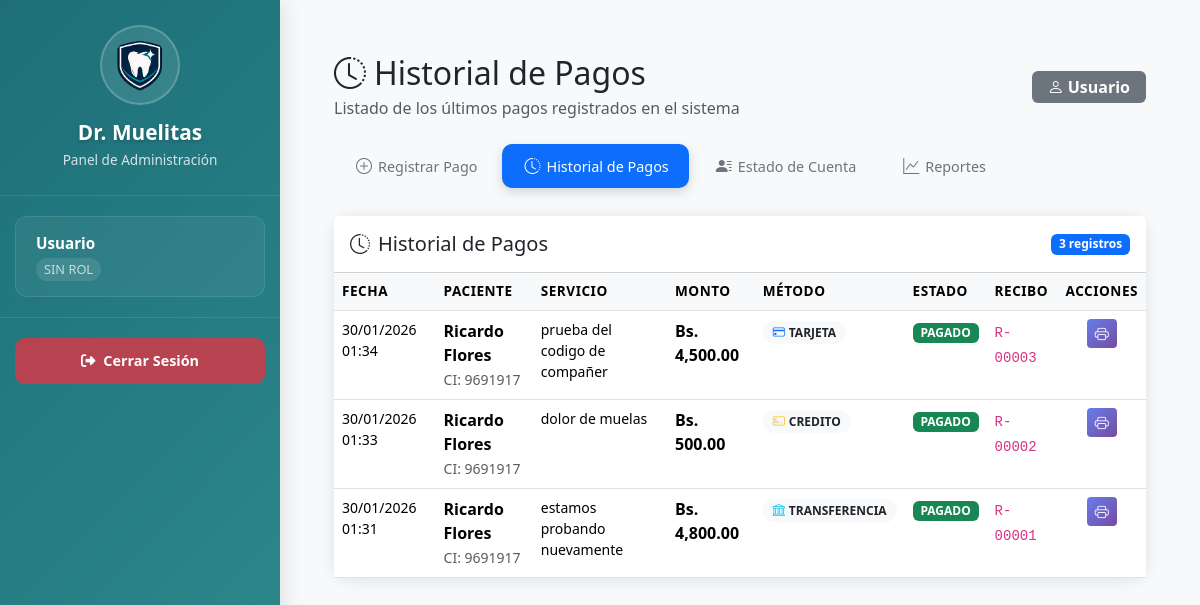
/parte_proyecto_actualizado/pagos/ultimos_pagos.php (signed in), run on the app's committed database.
### tables this page shows
CREATE TABLE `pagos` (
  `id_pago` int(11) NOT NULL,
  `id_atencion` int(11) NOT NULL,
  `fecha_pago` datetime NOT NULL DEFAULT current_timestamp(),
  `monto` decimal(10,2) NOT NULL,
  `metodo` enum('EFECTIVO','TARJETA','TRANSFERENCIA','CREDITO') NOT NULL,
  `estado` enum('PAGADO','PENDIENTE') NOT NULL DEFAULT 'PAGADO',
  `registrado_por` int(11) DEFAULT NULL
);

CREATE TABLE `pacientes` (
  `id_paciente` int(11) NOT NULL,
  `ci` varchar(30) NOT NULL,
  `nombres` varchar(80) NOT NULL,
  `apellido_paterno` varchar(80) NOT NULL,
  `apellido_materno` varchar(80) DEFAULT NULL,
  `fecha_nacimiento` date DEFAULT NULL,
  `sexo` varchar(15) DEFAULT NULL,
  `direccion` varchar(150) DEFAULT NULL,
  `telefono` varchar(30) DEFAULT NULL,
  `creado_en` datetime NOT NULL DEFAULT current_timestamp(),
  `departamento` varchar(10) NOT NULL
);

CREATE TABLE `citas` (
  `id_cita` int(11) NOT NULL,
  `id_paciente` int(11) NOT NULL,
  `id_odontologo` int(11) NOT NULL,
  `fecha_hora_inicio` datetime NOT NULL,
  `fecha_hora_fin` datetime DEFAULT NULL,
  `estado` enum('PROGRAMADA','CANCELADA','ATENDIDA','NO_ASISTIO') NOT NULL DEFAULT 'PROGRAMADA',
  `motivo` varchar(200) DEFAULT NULL,
  `creada_por` int(11) DEFAULT NULL,
  `creado_en` datetime NOT NULL DEFAULT current_timestamp()
);

CREATE TABLE `recibos` (
  `id_recibo` int(11) NOT NULL,
  `id_pago` int(11) NOT NULL,
  `numero_recibo` varchar(50) NOT NULL,
  `fecha_recibo` datetime NOT NULL DEFAULT current_timestamp(),
  `total` decimal(10,2) NOT NULL
);

### parte_proyecto_actualizado/pagos/ultimos_pagos.php (the view, shortened to what this page needs)
<?php
$dsn  = 'mysql:host=localhost;dbname=clinica_odontologica;charset=utf8mb4';
$user = 'root';
$pass = '';
try {
    $pdo = new PDO($dsn, $user, $pass, [
        PDO::ATTR_ERRMODE => PDO::ERRMODE_EXCEPTION,
        PDO::ATTR_DEFAULT_FETCH_MODE => PDO::FETCH_ASSOC,
    ]);
} catch (PDOException $e) {
    die('Error de conexión: ' . htmlspecialchars($e->getMessage()));
}
$sqlHistorial = "
    SELECT
        p.id_pago,
        DATE_FORMAT(p.fecha_pago, '%d/%m/%Y %H:%i') AS fecha,
        p.monto,
        p.metodo,
        p.estado,
        r.numero_recibo,
        CONCAT(pac.nombres,' ',pac.apellido_paterno) AS paciente,
        pac.ci,
        c.motivo AS servicio,
        a.diagnostico
    FROM pagos p
    JOIN recibos r ON r.id_pago = p.id_pago
    JOIN atenciones a ON a.id_atencion = p.id_atencion
    JOIN citas c ON c.id_cita = a.id_cita
    JOIN pacientes pac ON pac.id_paciente = c.id_paciente
    ORDER BY p.fecha_pago DESC
    LIMIT 30
";
$historial = $pdo->query($sqlHistorial)->fetchAll();
?>
<!DOCTYPE html>
<html lang="es">
<head>
    <link href="https://cdn.jsdelivr.net/npm/bootstrap@5.3.3/dist/css/bootstrap.min.css" rel="stylesheet">
    <link rel="stylesheet" href="https://cdn.jsdelivr.net/npm/bootstrap-icons@1.11.1/font/bootstrap-icons.css">
</head>
<body>
<?php $sidebar_base = '../'; $sidebar_carpeta = 'pagos'; require_once __DIR__ . '/../panel/sidebar.php'; ?>
<div class="dashboard-main">
<div class="container-fluid py-4 px-4">
    <div class="d-flex justify-content-between align-items-center mb-4">
        <div>
            <h2 class="mb-1"><i class="bi bi-clock-history me-2"></i>Historial de Pagos</h2>
            <p class="text-muted mb-0">Listado de los últimos pagos registrados en el sistema</p>
        </div>
        <div class="d-flex gap-2">
            <span class="badge bg-secondary fs-6 py-2 px-3">
                <i class="bi bi-person me-1"></i><?php echo $_SESSION['NombreUsuario'] ?? 'Usuario'; ?>
            </span>
        </div>
    </div>
    <ul class="nav nav-pagos mb-4">
        <li class="nav-item">
            <a class="nav-link" href="index.php"><i class="bi bi-plus-circle me-1"></i>Registrar Pago</a>
        </li>
        <li class="nav-item">
            <a class="nav-link active" href="ultimos_pagos.php"><i class="bi bi-clock-history me-1"></i>Historial de Pagos</a>
        </li>
        <li class="nav-item">
            <a class="nav-link" href="estado_cuenta.php"><i class="bi bi-person-lines-fill me-1"></i>Estado de Cuenta</a>
        </li>
        <li class="nav-item">
            <a class="nav-link" href="reportes.php"><i class="bi bi-graph-up me-1"></i>Reportes</a>
        </li>
    </ul>
    <div class="card card-form">
        <div class="card-header bg-white py-3 d-flex justify-content-between align-items-center">
            <h5 class="mb-0"><i class="bi bi-clock-history me-2"></i>Historial de Pagos</h5>
            <span class="badge bg-primary"><?php echo count($historial); ?> registros</span>
        </div>
        <div class="card-body p-0">
            <div class="table-responsive" style="max-height: 600px; overflow-y: auto;">
                <table class="table table-hover table-pagos mb-0">
                    <thead class="sticky-top">
                        <tr>
                            <th>Fecha</th>
                            <th>Paciente</th>
                            <th>Servicio</th>
                            <th>Monto</th>
                            <th>Método</th>
                            <th>Estado</th>
                            <th>Recibo</th>
                            <th class="text-center">Acciones</th>
                        </tr>
                    </thead>
                    <tbody>
                        <?php if (empty($historial)): ?>
                            <tr>
                                <td colspan="8" class="text-center py-5 text-muted">
                                    <i class="bi bi-inbox display-4 d-block mb-2"></i>
                                    No hay pagos registrados
                                </td>
                            </tr>
                        <?php else: ?>
                            <?php foreach ($historial as $p): ?>
                                <tr>
                                    <td class="small"><?php echo htmlspecialchars($p['fecha']); ?></td>
                                    <td>
                                        <strong><?php echo htmlspecialchars($p['paciente']); ?></strong>
                                        <br><small class="text-muted">CI: <?php echo htmlspecialchars($p['ci']); ?></small>
                                    </td>
                                    <td class="small"><?php echo htmlspecialchars(substr($p['servicio'] ?? '-', 0, 30)); ?></td>
                                    <td><strong>Bs. <?php echo number_format((float)$p['monto'], 2); ?></strong></td>
                                    <td>
                                        <?php
                                        $iconos = [
                                            'EFECTIVO' => 'cash text-success',
                                            'TARJETA' => 'credit-card text-primary',
                                            'TRANSFERENCIA' => 'bank text-info',
                                            'CREDITO' => 'credit-card-2-front text-warning'
                                        ];
                                        $icono = $iconos[$p['metodo']] ?? 'cash';
                                        ?>
                                        <span class="badge badge-metodo bg-light text-dark">
                                            <i class="bi bi-<?php echo $icono; ?> me-1"></i><?php echo $p['metodo']; ?>
                                        </span>
                                    </td>
                                    <td>
                                        <span class="badge bg-<?php echo $p['estado'] === 'PAGADO' ? 'success' : 'warning'; ?>">
                                            <?php echo $p['estado']; ?>
                                        </span>
                                    </td>
                                    <td><code><?php echo htmlspecialchars($p['numero_recibo']); ?></code></td>
                                    <td class="text-center">
                                        <button type="button" class="btn btn-sm btn-imprimir"
                                            onclick="imprimirRecibo(
                                                '<?php echo htmlspecialchars($p['numero_recibo'], ENT_QUOTES); ?>',
                                                '<?php echo htmlspecialchars($p['fecha'], ENT_QUOTES); ?>',
                                                '<?php echo htmlspecialchars($p['paciente'], ENT_QUOTES); ?>',
                                                '<?php echo htmlspecialchars($p['ci'], ENT_QUOTES); ?>',
                                                '<?php echo htmlspecialchars($p['servicio'] ?? 'Servicio odontológico', ENT_QUOTES); ?>',
                                                '<?php echo htmlspecialchars($p['metodo'], ENT_QUOTES); ?>',
                                                '<?php echo number_format((float)$p['monto'], 2); ?>',
                                                '<?php echo $p['estado']; ?>'
                                            )">
                                            <i class="bi bi-printer"></i>
                                        </button>
                                    </td>
                                </tr>
                            <?php endforeach; ?>
                        <?php endif; ?>
                    </tbody>
                </table>
            </div>
        </div>
    </div>
</div>
</div>
</body>
</html>

### parte_proyecto_actualizado/panel/sidebar.php (shortened to what this page needs)
<link rel="stylesheet" href="https://cdnjs.cloudflare.com/ajax/libs/font-awesome/6.4.0/css/all.min.css">
<div class="dashboard-sidebar">
    <div class="sidebar-logo">
        <div class="logo-container">
            <img src="../Proyecto/logoU.png" alt="Dr. Muelitas Logo">
        </div>
        <h2 class="sidebar-title">Dr. Muelitas</h2>
        <p class="sidebar-subtitle">Panel de Administración</p>
    </div>
    <div class="user-info">
        <div class="user-name"><?php echo htmlspecialchars($_SESSION['NombreUsuario'] ?? 'Usuario'); ?></div>
        <div class="user-role"><?php echo htmlspecialchars($_SESSION['rol'] ?? 'SIN ROL'); ?></div>
    </div>
    <div class="logout-section">
        <a href="logout.php" class="logout-btn">
            <i class="fas fa-sign-out-alt"></i> Cerrar Sesión
        </a>
    </div>
</div>

### parte_proyecto_actualizado/pagos/ultimos_pagos.php (style rules this page uses)
:root { --primary-color: #0d6efd; }
body { background-color: #f8f9fa; }
.card-form { border-radius: 15px; border: none; box-shadow: 0 2px 15px rgba(0,0,0,0.1); }
.nav-pagos .nav-link { color: #6c757d; border-radius: 10px; margin-right: 5px; padding: 10px 20px; }
.nav-pagos .nav-link.active { background-color: var(--primary-color); color: white; }
.table-pagos th { background-color: #f8f9fa; font-weight: 600; font-size: 0.85rem; text-transform: uppercase; letter-spacing: 0.5px; }
.badge-metodo { font-size: 0.75rem; padding: 5px 10px; border-radius: 20px; }
.btn-imprimir { background: linear-gradient(135deg, #667eea 0%, #764ba2 100%); border: none; color: white; }

### parte_proyecto_actualizado/panel/sidebar.php (style rules this page uses)
.dashboard-sidebar { position: fixed; top: 0; left: 0; height: 100vh; width: 280px; background: linear-gradient(135deg, #1E6F78, #2E8B8E); color: #fff; z-index: 1000; box-shadow: 4px 0 20px rgba(0, 0, 0, 0.1); overflow-y: auto; transition: all 0.3s ease; }
.sidebar-logo { padding: 25px 20px; text-align: center; border-bottom: 1px solid rgba(255, 255, 255, 0.1); margin-bottom: 20px; }
.logo-container { width: 80px; height: 80px; margin: 0 auto 15px; background: rgba(255, 255, 255, 0.1); border-radius: 50%; display: flex; align-items: center; justify-content: center; padding: 10px; backdrop-filter: blur(10px); border: 2px solid rgba(255, 255, 255, 0.2); transition: all 0.3s ease; }
.logo-container img { width: 100%; height: 100%; object-fit: contain; border-radius: 50%; }
.sidebar-title { font-size: 1.3rem; font-weight: 700; margin: 0; color: #fff; text-shadow: 0 2px 4px rgba(0, 0, 0, 0.2); }
.sidebar-subtitle { font-size: 0.85rem; color: rgba(255, 255, 255, 0.8); margin: 5px 0 0; font-weight: 400; }
.user-info { padding: 15px 20px; background: rgba(255, 255, 255, 0.05); margin: 0 15px 20px; border-radius: 12px; border: 1px solid rgba(255, 255, 255, 0.1); }
.user-name { font-size: 0.95rem; font-weight: 600; margin: 0; color: #fff; }
.user-role { font-size: 0.8rem; color: rgba(255, 255, 255, 0.7); margin: 3px 0 0; padding: 2px 8px; background: rgba(255, 255, 255, 0.1); border-radius: 20px; display: inline-block; }
.nav-item { margin-bottom: 4px; }
.nav-link { display: flex; align-items: center; padding: 12px 15px; color: rgba(255, 255, 255, 0.9); text-decoration: none; border-radius: 10px; transition: all 0.3s ease; font-size: 0.9rem; font-weight: 500; position: relative; overflow: hidden; }
.nav-link::before { content: ''; position: absolute; left: 0; top: 0; height: 100%; width: 0; background: rgba(255, 255, 255, 0.1); transition: width 0.3s ease; }
.nav-link i { width: 20px; margin-right: 12px; font-size: 1rem; text-align: center; }
.nav-link.active { background: rgba(255, 255, 255, 0.15); color: #fff; box-shadow: 0 4px 12px rgba(0, 0, 0, 0.15); }
.logout-section { padding: 20px 15px; margin-top: auto; border-top: 1px solid rgba(255, 255, 255, 0.1); }
.logout-btn { display: flex; align-items: center; justify-content: center; width: 100%; padding: 12px; background: rgba(220, 53, 69, 0.8); color: #fff; text-decoration: none; border-radius: 10px; transition: all 0.3s ease; font-size: 0.9rem; font-weight: 600; }
.logout-btn i { margin-right: 8px; }
.dashboard-main { margin-left: 280px; padding: 30px; min-height: 100vh; background: #f8f9fa; box-sizing: border-box; }

### data on the page
pagos: fecha "30/01/2026 01:34", paciente "Ricardo Flores", pacientes.ci "9691917", citas.motivo "prueba del codigo de compañer", monto "4,500.00", metodo "TARJETA", estado "PAGADO", recibos.numero_recibo "R-00003"
pagos: fecha "30/01/2026 01:33", paciente "Ricardo Flores", pacientes.ci "9691917", citas.motivo "dolor de muelas", monto "500.00", metodo "CREDITO", estado "PAGADO", recibos.numero_recibo "R-00002"
pagos: fecha "30/01/2026 01:31", paciente "Ricardo Flores", pacientes.ci "9691917", citas.motivo "estamos probando nuevamente", monto "4,800.00", metodo "TRANSFERENCIA", estado "PAGADO", recibos.numero_recibo "R-00001"

### other printed values
$_SESSION['NombreUsuario'] "Usuario"
$_SESSION['rol'] "SIN ROL"
count($historial) "3"
